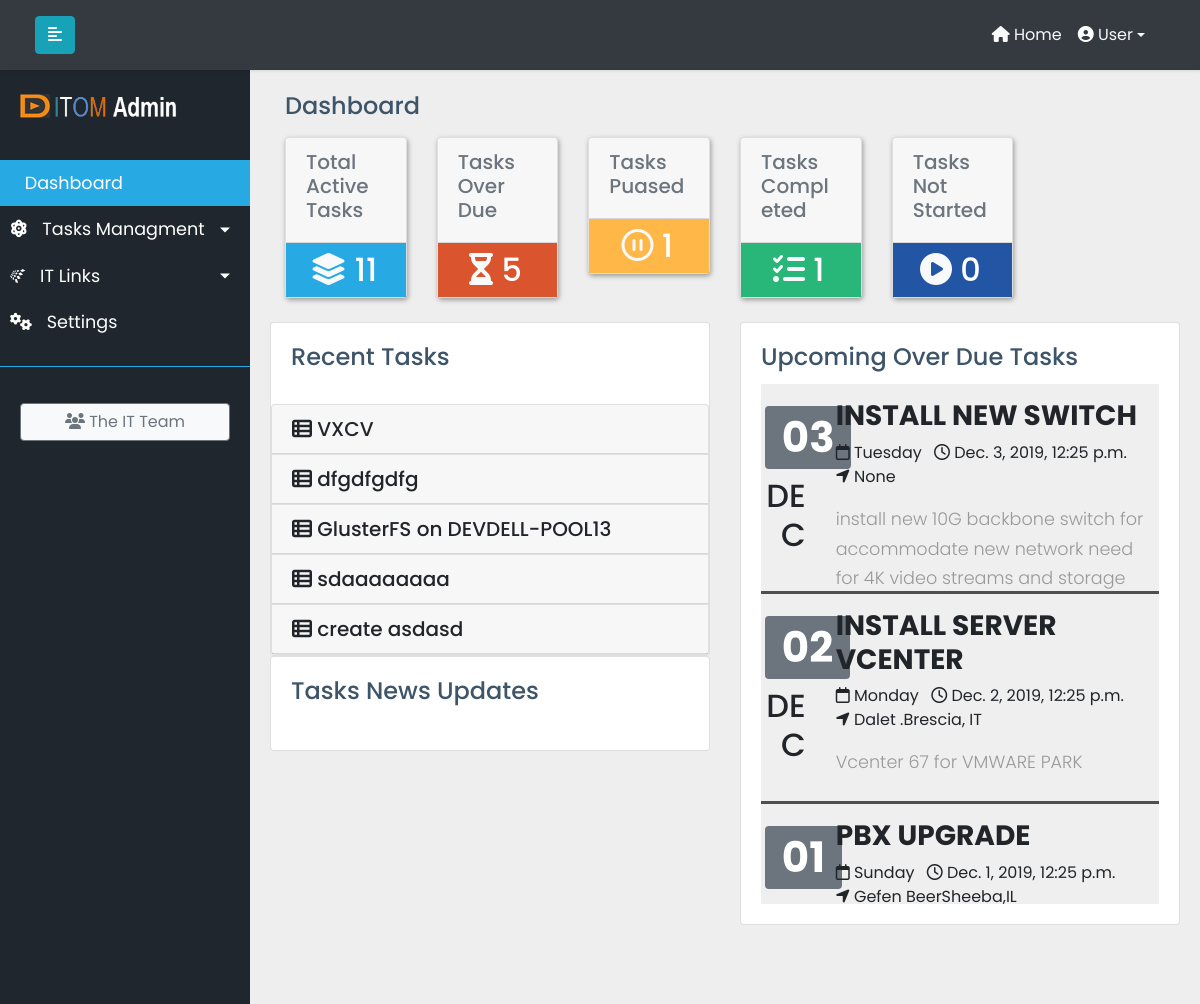
The app's page /, older data.
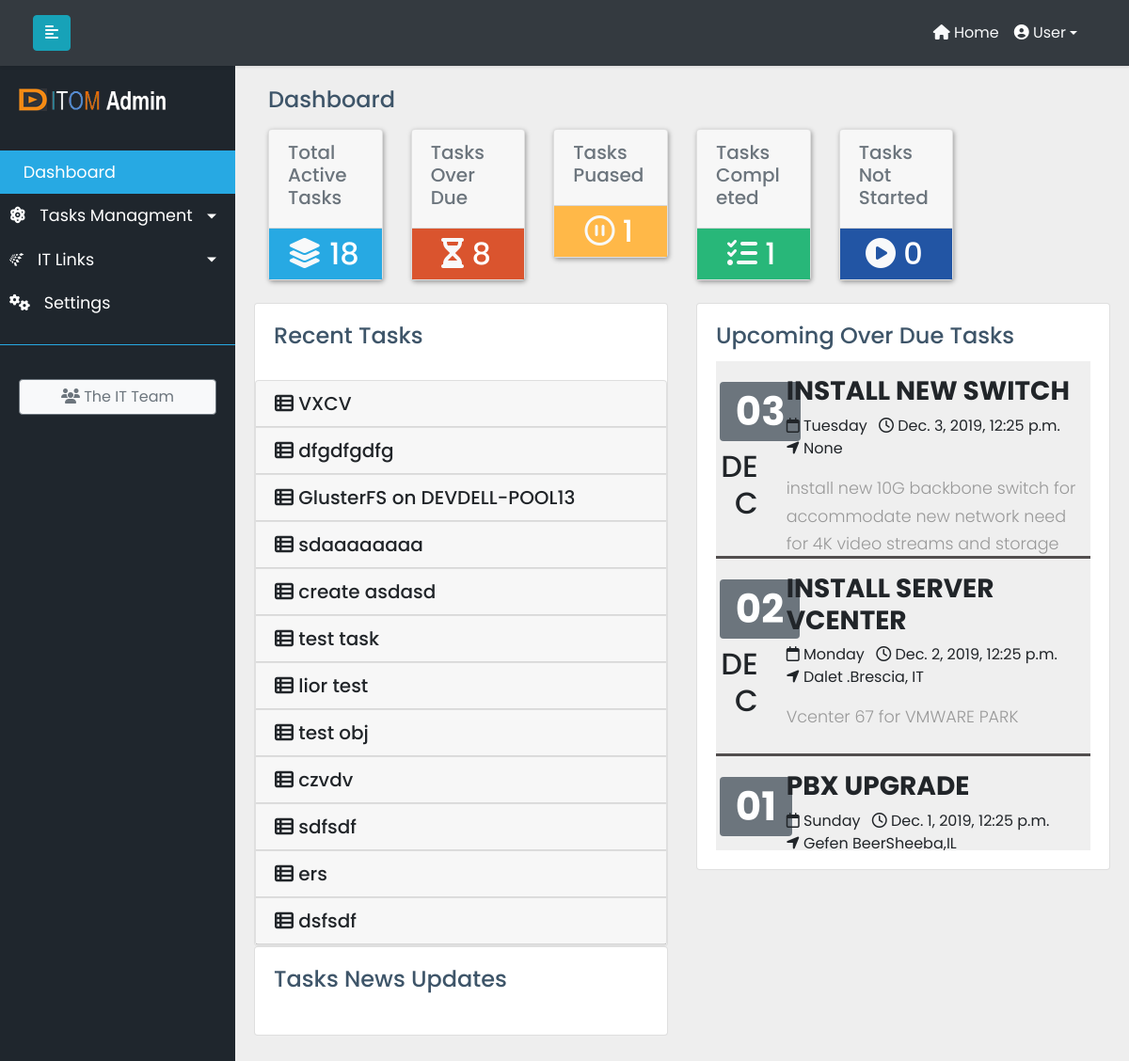
The same page, newer data.
### ittasks/models.py (models this page shows, shortened)
class MainTask(models.Model):
    task_title = models.CharField(max_length=200)
    global_task_info = models.TextField(max_length=500,default=None)
    complete = models.BooleanField(default=False)
    overall_precent_complete = models.PositiveIntegerField(default=0)
    created_at = models.DateTimeField(default=datetime.datetime.now())
    updated_at = models.DateTimeField(default=datetime.datetime.now())
    due_date = models.DateTimeField(default=datetime.datetime.now())
    task_location = models.CharField(max_length=400, blank=True, null=True)
    global_task_assign = models.ForeignKey(UserProfile, on_delete=models.CASCADE, related_name="global_task_assign",default=1)
    TASK_STATUS_CHOICES = [
    ('ST', 'STARTED'),
    ('NS', 'NOT STARTED'),
    ('IP', 'IN PROGRESS'),
    ('PA', 'PAUSED'),
    ('CO', 'COMPLETED'),
    ]
    task_status = models.CharField(max_length=2,choices=TASK_STATUS_CHOICES,default='NOT STARTED')

### ittasks/views.py (the view)
# urls.py: path('', IndexView.as_view(), name='index'),
class IndexView(TemplateView):
    template_name = 'index.html'
    def get_context_data(self, **kwargs):
        context = super(IndexView, self).get_context_data(**kwargs)
        context['active_tasks'] = MainTask.objects.filter(complete=False).count()
        context['maintask'] = MainTask.objects.all()
        context['usermaintask'] = UserProfile.objects.all().annotate(user_task=Count('global_task_assign'))
        context['usrmtsk'] = MainTask.objects.filter(complete=False).annotate(num_task=Count('global_task_assign')).annotate(ts_complete=Count('complete')).filter(complete=True)
        context['usrobj'] = UserProfile.objects.annotate(complete=Count('global_task_assign__complete'
                           , filter=Q(global_task_assign__complete=True)), paused=Count('global_task_assign__task_status'
                           , filter=Q(global_task_assign__task_status = "PA"))
                           ,num_ts=Count('global_task_assign'))
        context['due_task'] = MainTask.objects.filter(due_date__day__lte=7, complete=False).count()
        context['due_task_obj'] = MainTask.objects.filter(due_date__day__lte=7, complete=False)
        context['task_paused'] = MainTask.objects.filter(task_status='PA', complete=False).count()
        context['task_completed'] = MainTask.objects.filter(task_status='CO', complete=True).count()
        context['task_started'] = MainTask.objects.filter(task_status='NS', complete=True).count()
        context['recent_task'] = MainTask.objects.filter(created_at__gte=datetime.now()-timedelta(days=30), complete=False)
        now = timezone.now()
        context['current_time'] = now
        context['recent_updates'] = MainTask.objects.filter(updated_at__gte=datetime.now()-timedelta(days=7), complete=False)
        return context

### ittasks/templates/index.html (shortened to what the changed rows need)
{% extends 'base.html'%}
{% load static %}
{% block content %}
<link rel="stylesheet" href="{% static 'css/dashboard.css' %}">
<div class="container-fluid">
<div class="row">
                    <div class="col-md-6 col-lg-2 col-xlg-3 mt-2 mb-4">
                        <div class="card card-hover">
                            <div class="box bgcyan text-center">
                                <div class="text-center text-secondary">
                                  <h2 class="mr-1 mt-2 mb-2 text-white"><i class="fas fa-layer-group fa-1x text-light"></i> {{ active_tasks }}</h2>
                                </div>
                            </div>
                        </div>
                    </div>
                    <div class="col-md-6 col-lg-2 col-xlg-3 mt-2">
                        <div class="card card-hover">
                            <div class="box bgdanger text-center">
                                <div class="text-center bgdanger">
                                  <h2 class="mr-1 mt-2 mb-2  text-white"><i class="fas fa-hourglass-half fa-1x text-light"></i> {{ due_task }}</h2>
                                </div>
                            </div>
                        </div>
                    </div>
                    <div class="col-md-6 col-lg-2 col-xlg-3 mt-2">
                        <div class="card card-hover">
                            <div class="box bgwarning text-center">
                                <h2 class="mr-1 mb-2 mt-2 text-white"> <i class="far fa-pause-circle fa-1x text-light"></i> {{ task_paused }}</h2>
                            </div>
                        </div>
                    </div>
                    <div class="col-md-6 col-lg-2 col-xlg-3 mt-2">
                        <div class="card card-hover">
                            <div class="box bgsuccess text-center">
                                <h2 class="mr-1 mb-2 mt-2 text-white"><i class="fas fa-tasks fa-1x text-light"></i> {{ task_completed }}</h2>
                            </div>
                        </div>
                    </div>
                    <div class="col-md-6 col-lg-2 col-xlg-3 mt-2">
                        <div class="card card-hover">
                            <div class="box bginfo text-center">
                                <h2 class="mr-1 mt-2 mb-2 text-white"><i class="fas fa-play-circle fa-1x text-light"></i> {{task_started}}</h2>
                            </div>
                        </div>
                    </div>
</div>
</div>
<div class="row" id="dashsecond">
        <div class="col-lg-6">
       <div class="card">
         <div class="comment-widgets ">
      <div class="accordion" id="accordionExample">
    {% if recent_task %}
    {% for rtasks in recent_task %}
         <div class="card m-b-0">
             <div class="card-header" id="heading-{{ rtasks.id }}">
               <h5 class="mb-0">
                 <a class="artasks" data-toggle="collapse" data-target="#collapse-{{ rtasks.id }}" aria-expanded="true" aria-controls="collapse-{{ rtasks.id }}">
                     <i class="m-r-5 fas fa-th-list" aria-hidden="true"></i>
                     <span>{{rtasks.task_title}}</span>
                 </a>
               </h5>
             </div>
         </div>
        {% endfor %}
          {% endif %}
         </div>
     </div>
         </div>
     </div>
    <div class="col-lg-6">
        <div class="card">
            <div class="card-body">
                <div class="chat-box scrollable" style="height:520px;">
    <div class="row">
        {% if due_task_obj %}
       {% for due in due_task_obj  %}
                <div class="container calcontainer">
                     <div class="row row-striped">
                        <div class="col-2 text-right">
                     <h1 class="display-4"><span class="badge badge-secondary"> {{due.due_date|date:"d" }}</span></h1>
                          <h2 class="capi">{{due.due_date|date:"M" }}</h2>
            </div>
            <div class="col-10">
            <h3 class="text-uppercase"><strong>{{ due.task_title }}</strong></h3>
            <ul class="list-inline">
            <li class="list-inline-item"><i class="fa fa-calendar-o" aria-hidden="true"></i> {{due.due_date | date:" l " }}</li>
            <li class="list-inline-item"><i class="fa fa-clock-o" aria-hidden="true"></i> {{due.due_date}}</li>
            <li class="list-inline-item"><i class="fa fa-location-arrow" aria-hidden="true"></i> {{due.task_location}}</li>
            </ul>
            <p>{{due.global_task_info}}</p>
            </div>
            <div class="overlay">
            <div class="text">{{due.task_title}}
            <p class="text-light">{{due.global_task_info|slice:":50"}}</p>
            </div>
            </div>
            </div>
            </div>
            {% endfor %}
        {% endif %}
    </div>
        </div>
    </div>
    </div>
    </div>
   </div>
   </div>
{% endblock content %}

Row changes from the older to the newer data that the page shows:
added MainTask: task_title "test task", shown under "Recent Tasks"
added MainTask: task_title "lior test", shown under "Recent Tasks"
added MainTask: task_title "test obj", shown under "Recent Tasks"
added MainTask: task_title "czvdv", shown under "Recent Tasks"
added MainTask: task_title "sdfsdf", shown under "Recent Tasks"
added MainTask: task_title "ers", shown under "Recent Tasks"
added MainTask: task_title "dsfsdf", shown under "Recent Tasks"
Text that changed along with them:
{{ active_tasks }}: "11" → "18"
{{ due_task }}: "5" → "8"
